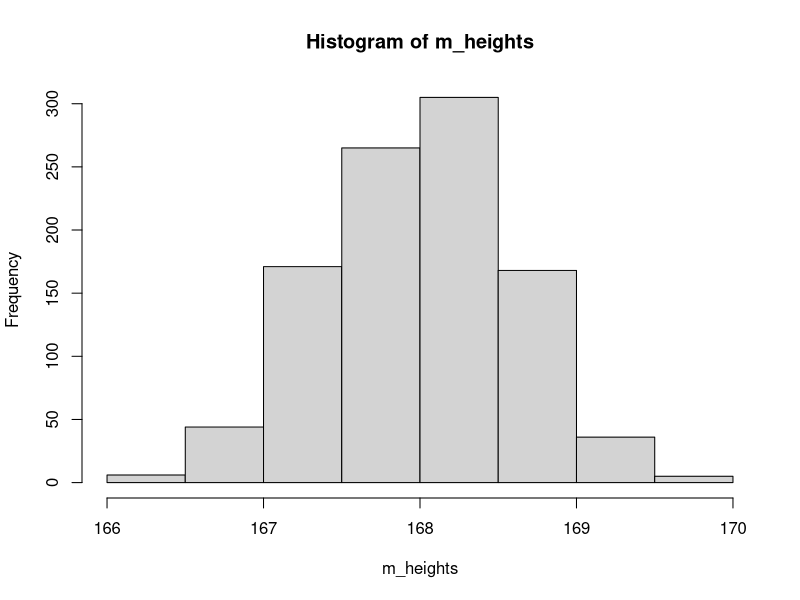
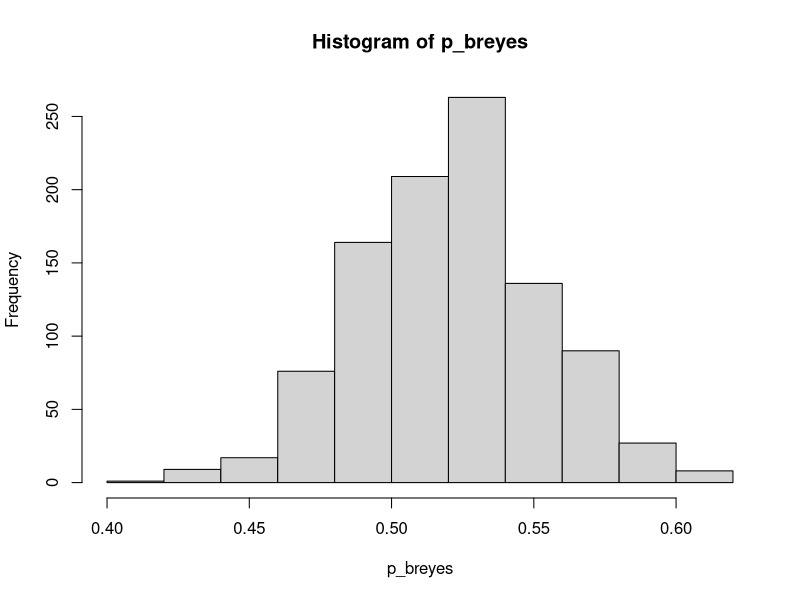

These charts were generated, in order, by the following R code:
# Our current best guesses for the population:  
# heights have an average of 168, sd of 9.1
# 52% of people have brown eyes

# these lines of code will 'take a sample' from the population defined above:
heights <- rnorm(n = 228, mean = 168, sd = 9.1)
browneyes <- sample(c(0,1), size = 228, replace = TRUE, prob = c(.48, .52))

# each time we run it, we get a different sample
# and different statistics
mean(heights)
mean(browneyes)
sum(browneyes==1)/228


# 1 possible sample:
rnorm(n = 228, mean = 168, sd = 9.1)
# mean height of 1 possible sample:
mean(rnorm(n = 228, mean = 168, sd = 9.1))
# mean heights of 1000 possible samples:
replicate(1000, mean(rnorm(n = 228, mean = 168, sd = 9.1)))

# 1 possible sample:
sample(c(0,1), size = 228, replace = TRUE, prob = c(.48, .52))
# prop browneyes of 1 possible sample:
mean(sample(c(0,1), size = 228, replace = TRUE, prob = c(.48, .52)))
# prop browneyes of 1000 possible samples:
replicate(1000, mean(sample(c(0,1), size = 228, replace = TRUE, prob = c(.48, .52))))

# these are "sampling distributions"
m_heights <- replicate(1000, mean(rnorm(n = 228, mean = 168, sd = 9.1)))
p_breyes <- replicate(1000, mean(sample(c(0,1), size = 228, replace = TRUE, prob = c(.48, .52))))
                    
# hist to visualise
hist(m_heights)
hist(p_breyes)
# sd to quantify (gives us the "standard error")
sd(m_heights)
sd(p_breyes)

